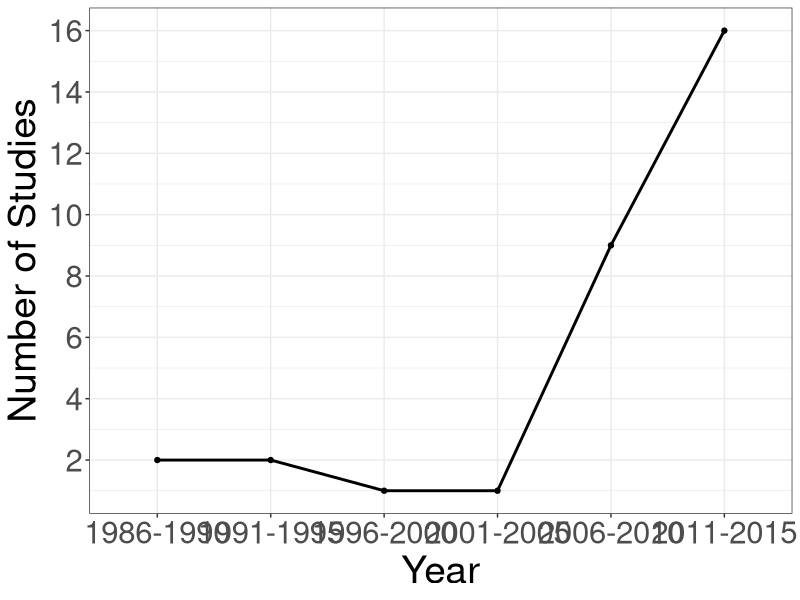
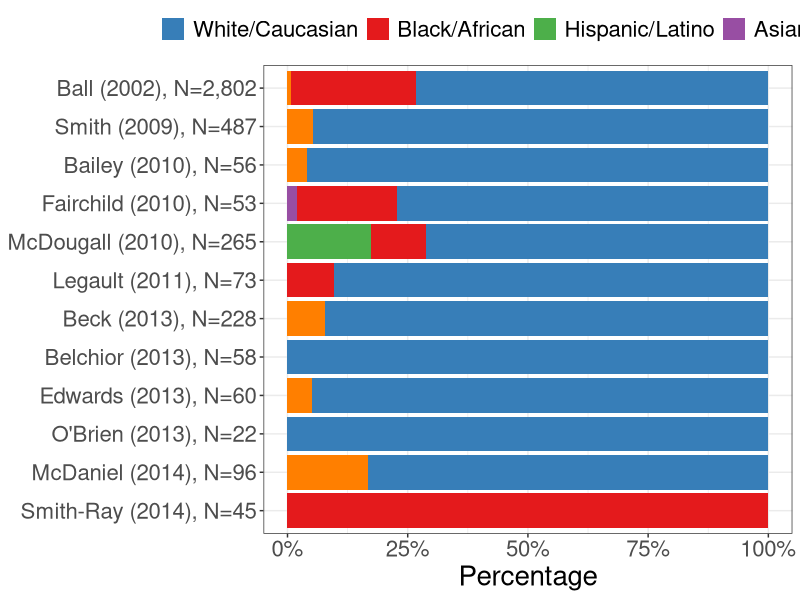
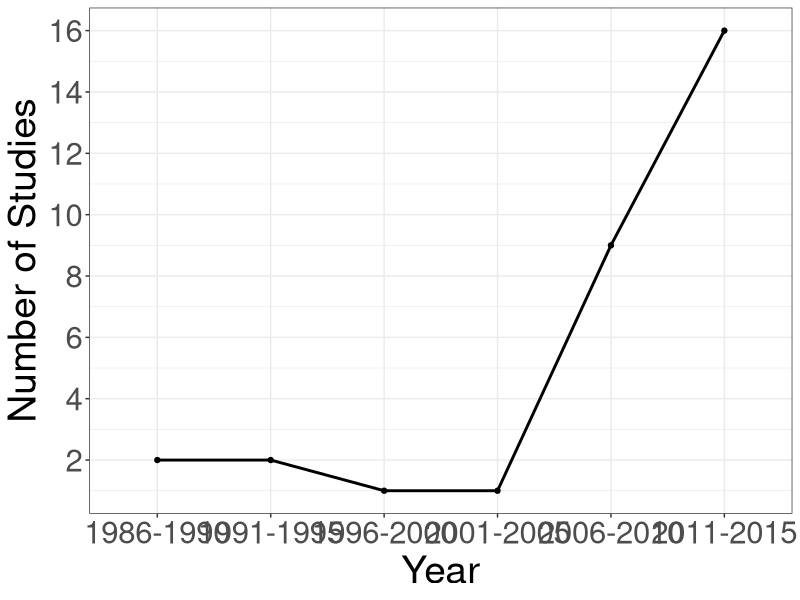
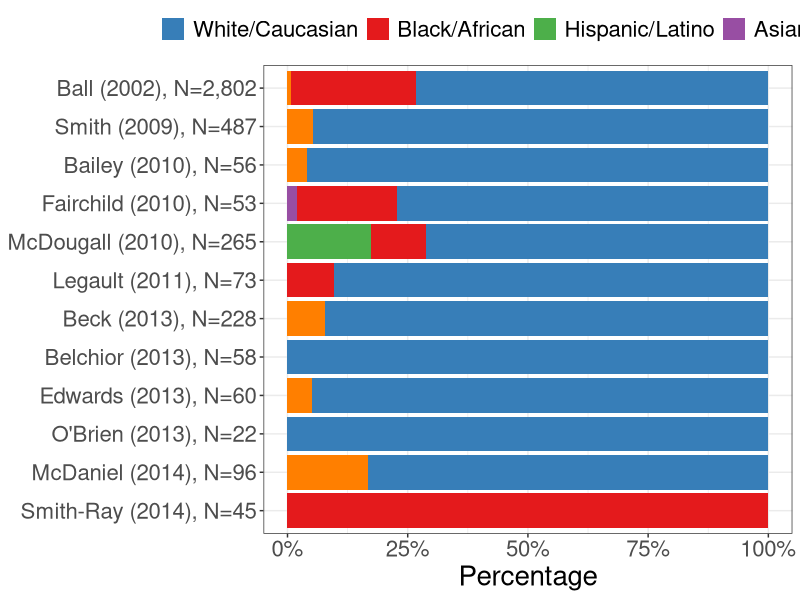

Source code (R) for these figures, in order:
library(ggplot2)
library(RColorBrewer)
library(scales)
library(reshape2)

# figure 1

df <- data.frame("year" = c("1986-1990",
                            "1991-1995",
                            "1996-2000",
                            "2001-2005",
                            "2006-2010",
                            "2011-2015"),

                 "study" = c(2,
                             2,
                             1,
                             1,
                             9,
                             16))



color_ = "black"

ggplot(df, aes(x=year, y=study, group=1)) +
    geom_point(stat='summary', fun.y=sum, color = color_) +
    stat_summary(fun.y=sum, geom="line", size = 1, color = color_) +
    xlab("Year") + ylab("Number of Studies") +
    scale_y_continuous(breaks = seq(0, 20, 2)) +
    theme_bw() +
    theme(text = element_text(size=28))
    # theme_classic()
    # scale_color_manual(brewer.pal(9, "PuOr")[5])

ggsave("img/figure1.png", plot = last_plot(), device = NULL, path = NULL,
       scale = 1, width = 12, height = 8, units = "in",
       dpi = 300, limitsize = TRUE)

#Figure 2
df <- read.csv("fig2.csv", stringsAsFactors = F)
df <- melt(df, id.vars = "Study")
names(df) <- c("study", "race", "pct")
df$race <- factor(df$race)
levels(df$race) <- c("White/Caucasian", "Black/African",
                     "Hispanic/Latino", "Asian", "Other")
df$study <- factor(df$study, levels = df$study[12:1])

ggplot(data = df) +
    geom_bar(aes(x = study, y = pct, fill = race), stat = "identity") +
    # scale_fill_brewer(palette = "Set2") +
    scale_fill_manual(values = brewer.pal(5, "Set1")[c(2,1,3,4,5)],
    # scale_fill_manual(values = gray.colors(6, start = 0.1)[c(6,1,5,2,4)],
    # scale_fill_manual(values = gray.colors(5, start = 0.1)[c(5,2,4,1,3)],
                      name = "") +
    # scale_fill_grey(name = "Ethnic Groups") +
    scale_y_continuous(labels=percent, limits = c(0, 1)) +
    ylab("Percentage") +
    theme_bw() +
    theme(text = element_text(size=20)) +
    theme(legend.position="top") +
    coord_flip() +
    theme(axis.title.y = element_blank())

ggsave("img/figure2_color.png", plot = last_plot(), device = NULL, path = NULL,
       scale = 1, width = 12, height = 7, units = "in",
       dpi = 300, limitsize = TRUE)
